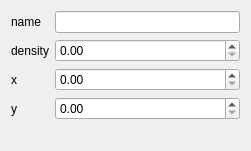
<?xml version="1.0" encoding="UTF-8"?>
<ui version="4.0">
 <class>PolygonEditor</class>
 <widget class="QWidget" name="PolygonEditor">
  <property name="geometry">
   <rect>
    <x>0</x>
    <y>0</y>
    <width>251</width>
    <height>151</height>
   </rect>
  </property>
  <property name="windowTitle">
   <string>Form</string>
  </property>
  <layout class="QVBoxLayout" name="verticalLayout">
   <item>
    <layout class="QFormLayout" name="formLayout">
     <item row="0" column="0">
      <widget class="QLabel" name="label">
       <property name="text">
        <string>name</string>
       </property>
      </widget>
     </item>
     <item row="0" column="1">
      <widget class="QLineEdit" name="nameLine"/>
     </item>
     <item row="1" column="0">
      <widget class="QLabel" name="label_2">
       <property name="text">
        <string>density</string>
       </property>
      </widget>
     </item>
     <item row="1" column="1">
      <widget class="QDoubleSpinBox" name="densityBox"/>
     </item>
     <item row="2" column="0">
      <widget class="QLabel" name="label_3">
       <property name="text">
        <string>x</string>
       </property>
      </widget>
     </item>
     <item row="3" column="0">
      <widget class="QLabel" name="label_4">
       <property name="text">
        <string>y</string>
       </property>
      </widget>
     </item>
     <item row="2" column="1">
      <widget class="QDoubleSpinBox" name="xBox"/>
     </item>
     <item row="3" column="1">
      <widget class="QDoubleSpinBox" name="yBox"/>
     </item>
    </layout>
   </item>
  </layout>
 </widget>
 <resources/>
 <connections/>
</ui>
